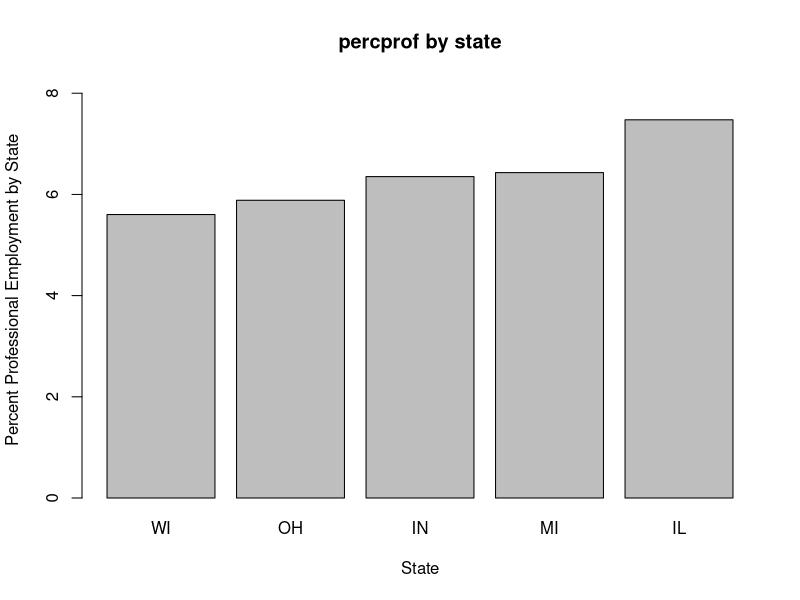
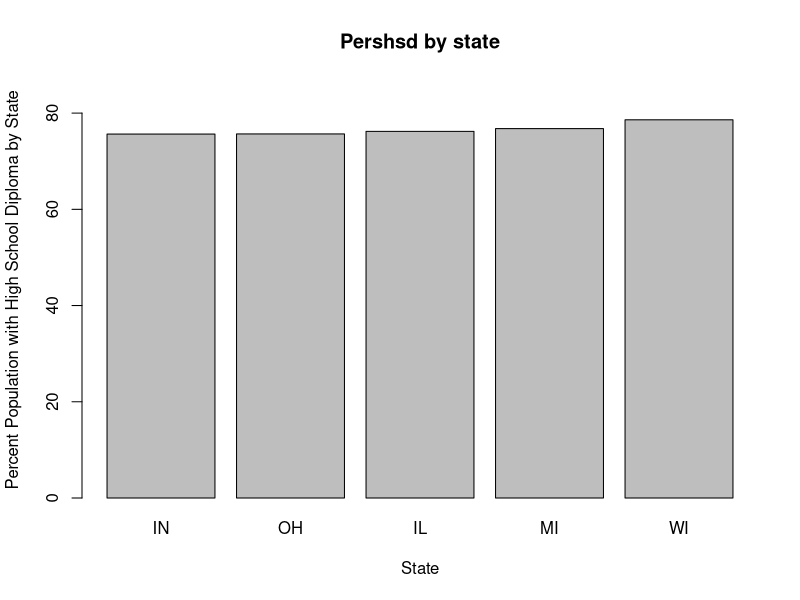
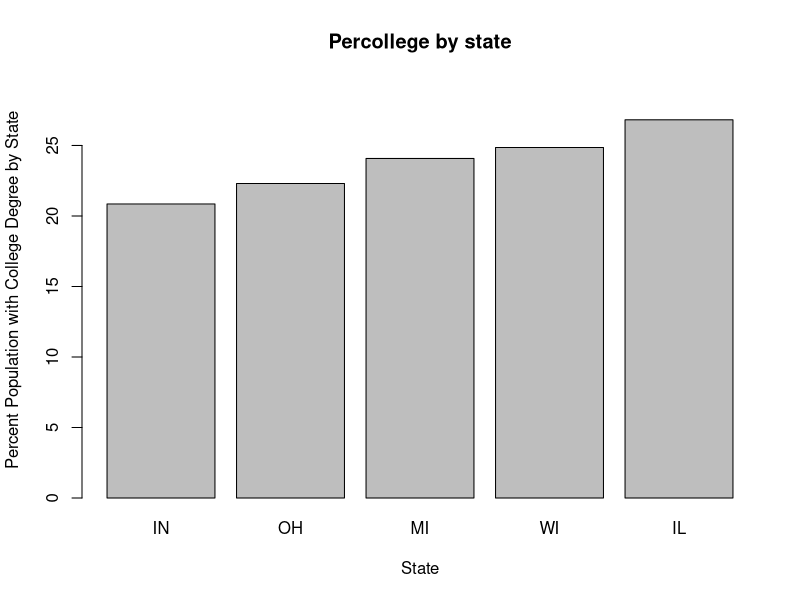
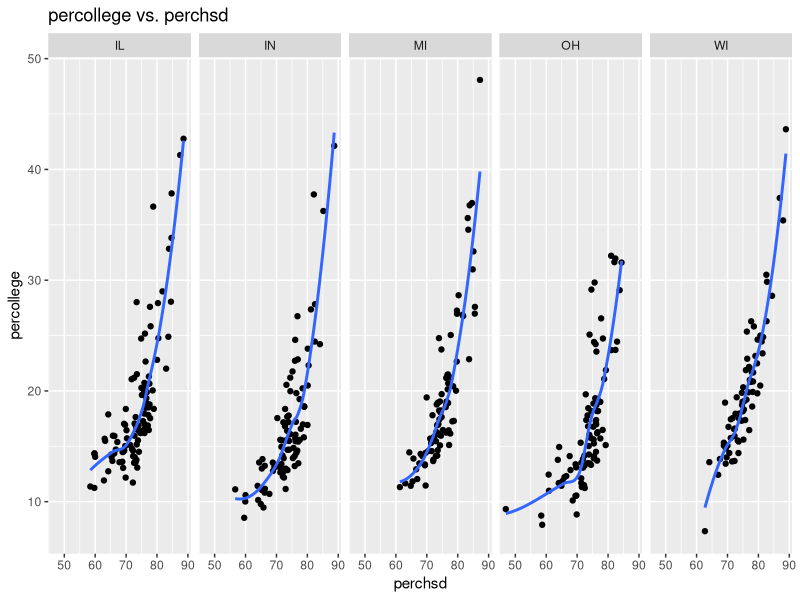
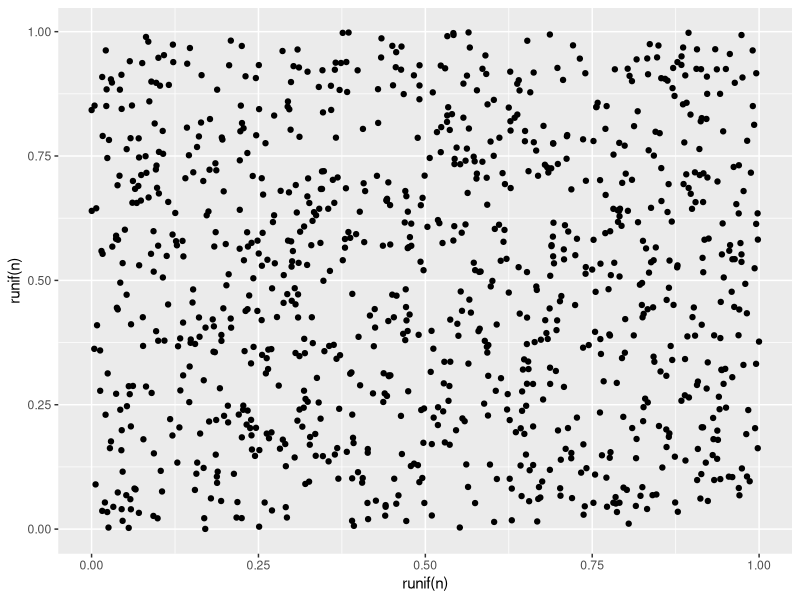
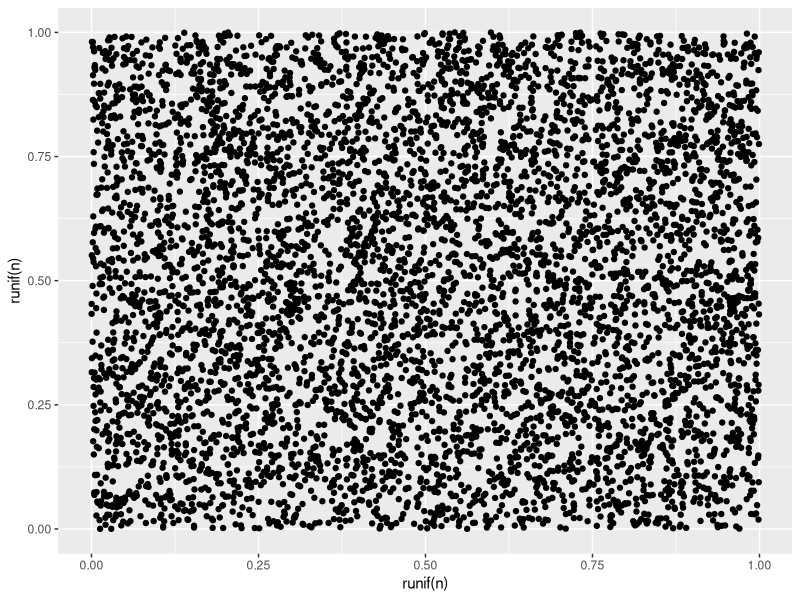
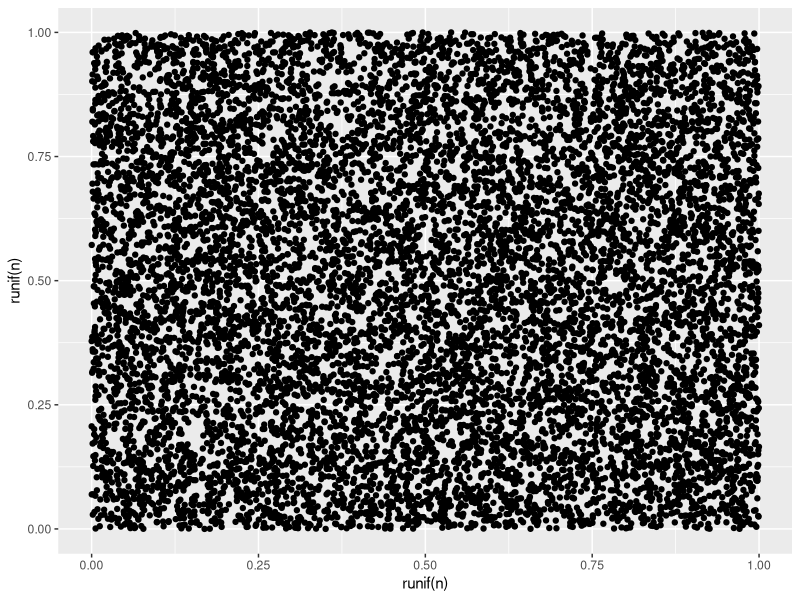
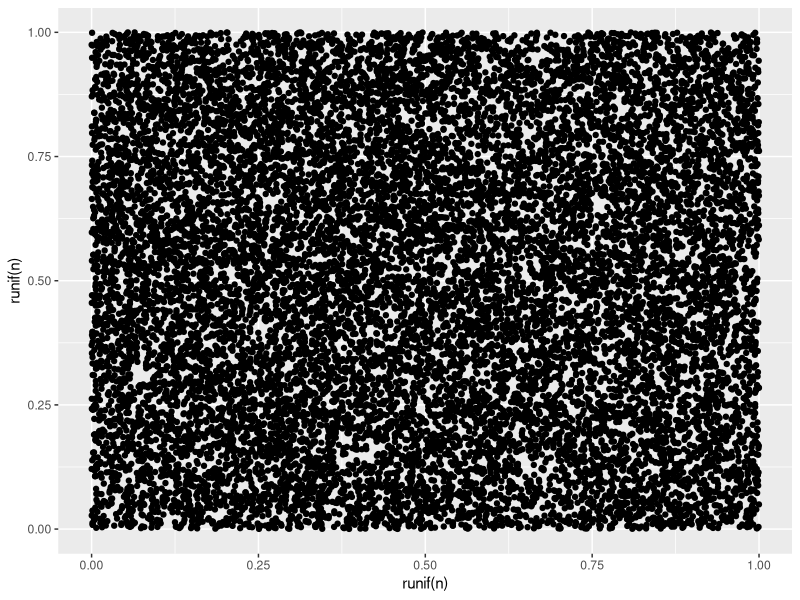

These charts were generated, in order, by the following R code: (Note: this script raises an error after producing the figures.)
#GT Account Name: tbobik3
#Name: Tyler Bobik
#Assignment HW2: Data Visualization
library(ggplot2)
library(dplyr)
data(midwest)
data(diamonds)

#Problem 1

#Aggregation for each state combining values percprof from each county and using popadults : Interpretation A
percprofIL = (sum(midwest$percprof[midwest$state == "IL"] * midwest$popadults[midwest$state == "IL"]) / sum(midwest$popadults[midwest$state == "IL"]))
print (percprofIL)
percprofIN = (sum(midwest$percprof[midwest$state == "IN"] * midwest$popadults[midwest$state == "IN"]) / sum(midwest$popadults[midwest$state == "IN"]))
print (percprofIN)
percprofMI = (sum(midwest$percprof[midwest$state == "MI"] * midwest$popadults[midwest$state == "MI"]) / sum(midwest$popadults[midwest$state == "MI"]))
print (percprofMI)
percprofOH = (sum(midwest$percprof[midwest$state == "OH"] * midwest$popadults[midwest$state == "OH"]) / sum(midwest$popadults[midwest$state == "OH"]))
print (percprofOH)
percprofWI = (sum(midwest$percprof[midwest$state == "WI"] * midwest$popadults[midwest$state == "WI"]) / sum(midwest$popadults[midwest$state == "WI"]))
print (percprofWI)


#Putting Results into a vector
Percentage_Total_Pop_Prof_Employ_All_States = c(percprofWI,
                                                percprofOH,
                                                percprofIN,
                                                percprofMI,
                                                percprofIL)
#Putting labels into a vector
state_Labels = c("WI", "OH", "IN", "MI", "IL")

#Barplot of percprof by state using above data
barplot(unlist(Percentage_Total_Pop_Prof_Employ_All_States), ylim=c(0,1.1*max(unlist(Percentage_Total_Pop_Prof_Employ_All_States))), names.arg = state_Labels, main = "percprof by state", ylab = "Percent Professional Employment by State", xlab="State")

#printing results
print (percprofIL)
print (percprofMI)
print (percprofIN)
print (percprofOH)
print (percprofWI)


#Problem #2
#Aggregation for each state combining perchsd values from each county and using popadults : Interpretation A
perchsdIL = (sum(midwest$perchsd[midwest$state == "IL"] * midwest$popadults[midwest$state == "IL"]) / sum(midwest$popadults[midwest$state == "IL"]))
perchsdIN = (sum(midwest$perchsd[midwest$state == "IN"] * midwest$popadults[midwest$state == "IN"]) / sum(midwest$popadults[midwest$state == "IN"]))
perchsdMI = (sum(midwest$perchsd[midwest$state == "MI"] * midwest$popadults[midwest$state == "MI"]) / sum(midwest$popadults[midwest$state == "MI"]))
perchsdOH = (sum(midwest$perchsd[midwest$state == "OH"] * midwest$popadults[midwest$state == "OH"]) / sum(midwest$popadults[midwest$state == "OH"]))
perchsdWI = (sum(midwest$perchsd[midwest$state == "WI"] * midwest$popadults[midwest$state == "WI"]) / sum(midwest$popadults[midwest$state == "WI"]))

#Putting Results into a vector
Percentage_Total_Pop_Pershsd_All_States = c(perchsdIN,
                                            perchsdOH,
                                            perchsdIL,
                                            perchsdMI,
                                            perchsdWI)
#Putting labels into a vector
state_Labels = c("IN", "OH", "IL", "MI", "WI")

#Barplot of pershsd by state using above data
barplot(unlist(Percentage_Total_Pop_Pershsd_All_States), ylim=c(0,1.1*max(unlist(Percentage_Total_Pop_Pershsd_All_States))), names.arg = state_Labels, main = "Pershsd by state", ylab = "Percent Population with High School Diploma by State", xlab="State")

#Aggregation for each state combining percollege values from each county and using popadults : Interpretation A
percollegeIL = (sum(midwest$percollege[midwest$state == "IL"] * midwest$popadults[midwest$state == "IL"]) / sum(midwest$popadults[midwest$state == "IL"]))
percollegeIN = (sum(midwest$percollege[midwest$state == "IN"] * midwest$popadults[midwest$state == "IN"]) / sum(midwest$popadults[midwest$state == "IN"]))
percollegeMI = (sum(midwest$percollege[midwest$state == "MI"] * midwest$popadults[midwest$state == "MI"]) / sum(midwest$popadults[midwest$state == "MI"]))
percollegeOH = (sum(midwest$percollege[midwest$state == "OH"] * midwest$popadults[midwest$state == "OH"]) / sum(midwest$popadults[midwest$state == "OH"]))
percollegeWI = (sum(midwest$percollege[midwest$state == "WI"] * midwest$popadults[midwest$state == "WI"]) / sum(midwest$popadults[midwest$state == "WI"]))

#Putting Results into a vector
Percentage_Total_Pop_Percollege_All_States = c(percollegeIN,
                                               percollegeOH,
                                               percollegeMI,
                                               percollegeWI,
                                               percollegeIL)
#Putting labels into a vector
state_Labels = c("IN", "OH", "MI", "WI", "IL")

#Barplot of percollege by state using above data
barplot(unlist(Percentage_Total_Pop_Percollege_All_States), ylim=c(0,1.1*max(unlist(Percentage_Total_Pop_Percollege_All_States))), names.arg = state_Labels, main = "Percollege by state", ylab = "Percent Population with College Degree by State", xlab="State")

#Qplot for perchsd and precollege by county in each state: Interpretation B
qplot(x = perchsd,
      y = percollege,
      facets = .~state,
      data = midwest,
      main = "percollege vs. perchsd")  +
        stat_smooth(se = FALSE)

#Problem #4
sizes = (seq(1000,125000,5000))

#Generate and save Jpeg images with N randomly uniformly distributed values
size_jpeg = c()
i=1
for (n in sizes) {
        
        DF1 = data.frame(runif(n),runif(n))
        plot_n = ggplot(DF1, aes(x = runif(n), y = runif(n))) + geom_point()
        file_n = paste("file1", i, ".jpeg", sep = "")
        ggsave(file_n, plot_n)
        file_list=file.info(file_n)
        size_jpeg[i] = file_list[1]
        file.remove(file_n)
        # file.remove('jpeg_pics/rplot', i, ".jpeg", sep = "")
        i = i + 1
}
#print (size_jpeg)

#Generate and save Ps images with N randomly uniformly distributed values
size_ps = c()
for (n in sizes) {
        DF1 = data.frame(runif(n),runif(n))
        plot_n = ggplot(DF1, aes(x = runif(n), y = runif(n))) + geom_point()
        file_n = paste("file1", i, ".ps", sep = "")
        ggsave(file_n, plot_n)
        file_list=file.info(file_n)
        size_ps[i] = file_list[1]
        file.remove(file_n)
        # file.remove('jpeg_pics/rplot', i, ".jpeg", sep = "")
        i = i + 1
}

#Generate and save pdf images with N randomly uniformly distributed values
size_pdf = c()
for (n in sizes) {
        DF1 = data.frame(runif(n),runif(n))
        plot_n = ggplot(DF1, aes(x = runif(n), y = runif(n))) + geom_point()
        file_n = paste("file1", i, ".pdf", sep = "")
        ggsave(file_n, plot_n)
        file_list=file.info(file_n)
        size_pdf[i] = file_list[1]
        file.remove(file_n)
        # file.remove('jpeg_pics/rplot', i, ".jpeg", sep = "")
        i = i + 1
}

#Generate and save PNG images with N randomly uniformly distributed values
size_png = c()
for (n in sizes) {
        DF1 = data.frame(runif(n),runif(n))
        plot_n = ggplot(DF1, aes(x = runif(n), y = runif(n))) + geom_point()
        file_n = paste("file1", i, ".png", sep = "")
        ggsave(file_n, plot_n)
        file_list=file.info(file_n)
        size_png[i] = file_list[1]
        file.remove(file_n)
        # file.remove('jpeg_pics/rplot', i, ".jpeg", sep = "")
        i = i + 1
}

#Put sizes in a vector
size_jpeg = as.vector(size_jpeg)
size_ps = as.vector(size_ps)
size_pdf = as.vector(size_pdf)
size_png = as.vector(size_png)

#Put store the sequences for each file type
sizes_jpeg = (seq(1000,125000,5000))
sizes_ps = (seq(1000,125000,5000))
sizes_pdf = (seq(1000,125000,5000))
sizes_png = (seq(1000,125000,5000))
n_randomly_uniformly_generated_points = c(sizes_jpeg, sizes_ps, sizes_pdf, sizes_png)

#create with the vector generated above
file_Size_and_Type_Df = stack(list(jpeg = unlist(size_jpeg), ps = unlist(size_ps), pdf = unlist(size_pdf), png = unlist(size_png)))

names(file_Size_and_Type_Df)[1] = "File_size_in_bytes"

#Plot all file sizes against the type of file
qplot(x = n_randomly_uniformly_generated_points,
      y = File_size_in_bytes,
      facets = ind~.,
      data = file_Size_and_Type_Df,
      geom = "line",
      main = "n randomly uniformly generated points vs. file size in bytes") 


#Problem 5
DF = diamonds[, c("carat", "price", "color")]

#Price and Color Distribution
ggplot(diamonds,aes(x=price, fill = color)) +
        geom_histogram(binwidth=100) +
        ggtitle('Price and Color Distribution')

ggplot(diamonds,aes(x=price, fill = color)) +
        geom_histogram(binwidth=.025) +
        scale_x_log10()+
        ggtitle('Price (log_10) and Color Distribution')

#Carat and Color Distribution
qplot(carat, data = diamonds, facets = color ~ .,
      geom = "histogram", binwidth = 0.1, xlim = c(0, 3))

ggplot(diamonds,aes(x=carat)) +
        geom_histogram(binwidth=.025) +
        ggtitle('Carat Distribution')

ggplot(diamonds,aes(x=carat, fill = color)) +
        geom_histogram(binwidth=.050) +
        ggtitle('Carat and Color Distribution') 

#Price Distribution Log 10
qplot(data = diamonds, x = price, binwidth = .01) + ggtitle("Price log_10") + scale_x_log10()

#Price per carat
ggplot(data=diamonds) + geom_histogram(binwidth=.025, aes(x=diamonds$price/diamonds$carat)) + 
        ggtitle("Diamond Price (log_10) per Carat Distribution by Color") +
        xlab("Diamond Price per Carat ($) - log_10_Scale") + 
        ylab("Count") +
        facet_wrap(~color) + 
        scale_x_log10()


#Pairwise plots
ggpairs(DF, 1:3, columnLabels = c("carat", "price", "color")) 


ggplot(aes(x = carat, y = price, color = color), data = diamonds) + 
        geom_point() + 
        scale_y_log10() +
        ggtitle("Price log_10 vs Carat and Color")

